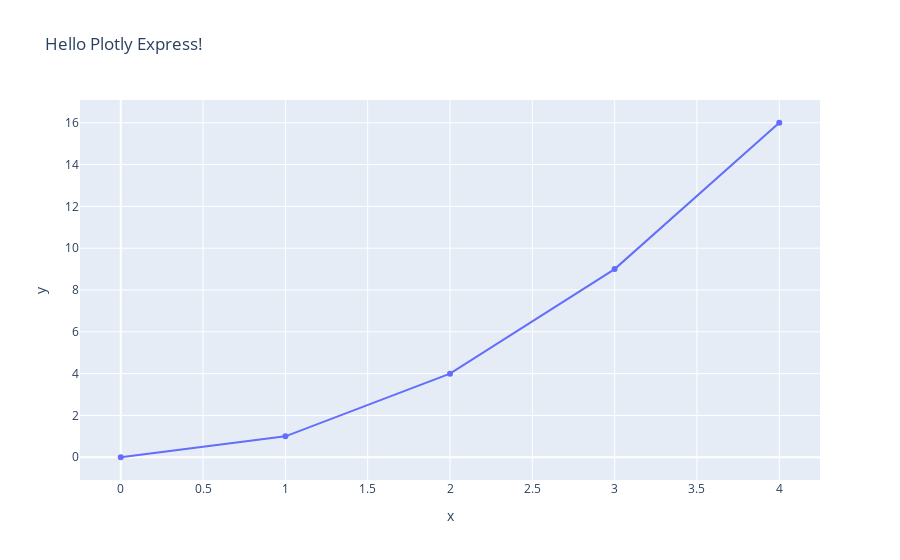

Notebook source saved alongside this figure:
### Markdown cell above
3. Use the method `show` to render it

### Code cell
fig.show()

### Figure 1 — Plotly figure (JSON) as saved in the notebook; plotly's stock layout.template omitted (floating-point values rounded to 4 significant figures)
{"data": [{"hovertemplate": "x=%{x}<br>y=%{y}<extra></extra>", "legendgroup": "", "line": {"color": "#636efa", "dash": "solid"}, "marker": {"symbol": "circle"}, "mode": "lines+markers", "name": "", "orientation": "v", "showlegend": false, "type": "scatter", "x": [0, 1, 2, 3, 4], "xaxis": "x", "y": [0, 1, 4, 9, 16], "yaxis": "y"}], "layout": {"legend": {"tracegroupgap": 0}, "title": {"text": "Hello Plotly Express!"}, "xaxis": {"anchor": "y", "domain": [0, 1], "title": {"text": "x"}}, "yaxis": {"anchor": "x", "domain": [0, 1], "title": {"text": "y"}}}}
